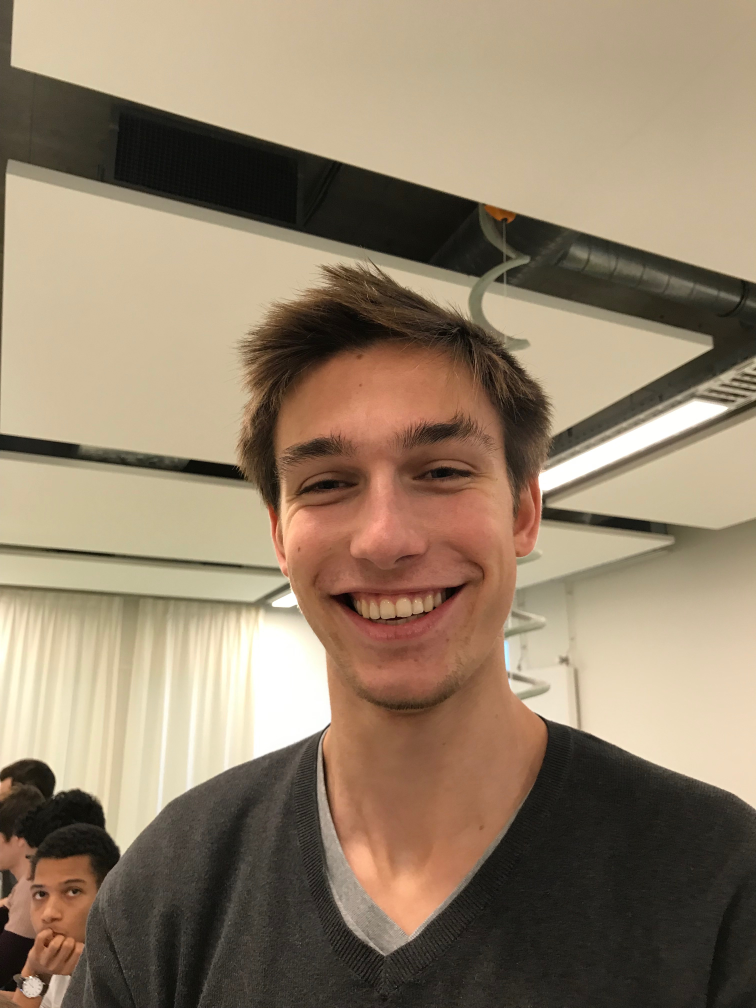
#> input picture Data/Alexis1.JPG, 3024 x 4032 px (shown at 1/4 size)
$ python -i __init__.py   (imports and definitions only)
#> lines starting #> are read from the running program, lines starting #| are printed output that depends on the picture; after the words box and inside, x2 and y2 are one past the last pixel; in counts of white or black regions, pixels touching at a corner belong together
import cv2
import numpy as np


def detection_visage_yeux(filename):
#> called with filename = '../Data/Alexis1.JPG'
    face_cascade = cv2.CascadeClassifier("haarcascade_frontalface_default.xml")
    eye_cascade = cv2.CascadeClassifier("haarcascade_eye.xml")
    img = cv2.imread(filename)
#> img is the input picture: shape (4032, 3024, 3); mean B, G, R 106.8, 129.2, 147.4
    hauteur, longueur, _ = img.shape
#> hauteur = 4032; longueur = 3024
    ratio = longueur / hauteur
#> ratio = 0.75
    img = cv2.resize(img, (int(800 * ratio), 800))
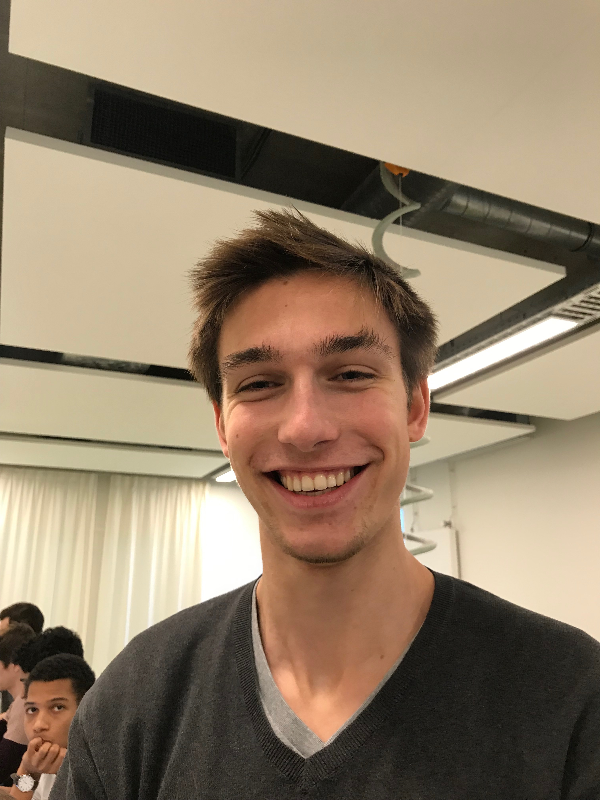
#> img: shape (800, 600, 3); mean B, G, R 106.7, 129.1, 147.3
    gray = cv2.cvtColor(img, cv2.COLOR_BGR2GRAY)
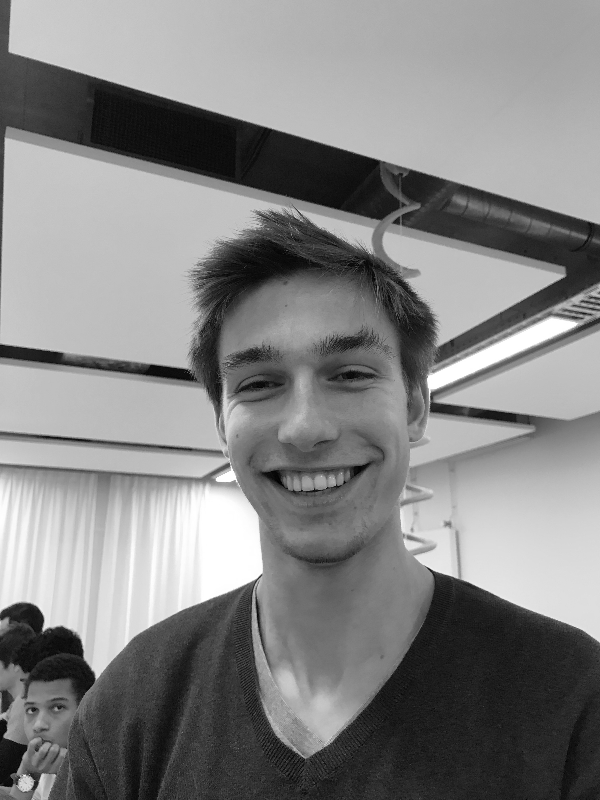
#> gray: shape (800, 600); min 1, max 255, mean 132
    faces = face_cascade.detectMultiScale(gray, 1.3, 5)
#> faces = [[10, 682, 69, 69], [174, 275, 259, 259]]
    for (x, y, w, h) in faces:
        cv2.rectangle(img, (x, y), (x + w, y + h), (255, 0, 0), 2)
        roi_gray = gray[y:y + h, x:x + w]
        roi_color = img[y:y + h, x:x + w]
        eyes = eye_cascade.detectMultiScale(roi_gray)
        for (ex, ey, ew, eh) in eyes:
            cv2.rectangle(roi_color, (ex, ey), (ex + ew, ey + eh), (0, 255, 0), 2)
#> this loop made 2 passes
#> (x, y, w, h, eyes) on pass 1: (10, 682, 69, 69, [[35, 13, 24, 24], [11, 17, 22, 22]])
#> pass 1, in detection_visage_yeux, `roi_gray = gray[y:y + h, x:x + w]`:
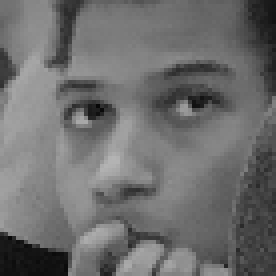
#> roi_gray: shape (69, 69) (shown 4 times larger); min 7, max 180, mean 109.4
#> pass 1, in detection_visage_yeux, `roi_color = img[y:y + h, x:x + w]`:
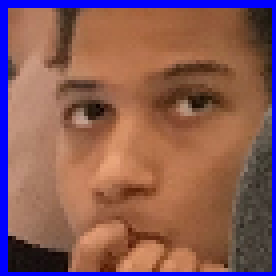
#> roi_color: shape (69, 69, 3) (shown 4 times larger); mean B, G, R 87.6, 91, 135.7
#> pass 2, in detection_visage_yeux, `roi_gray = gray[y:y + h, x:x + w]`:
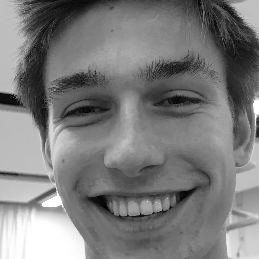
#> roi_gray: shape (259, 259); min 1, max 255, mean 123.9
#> after the loop:
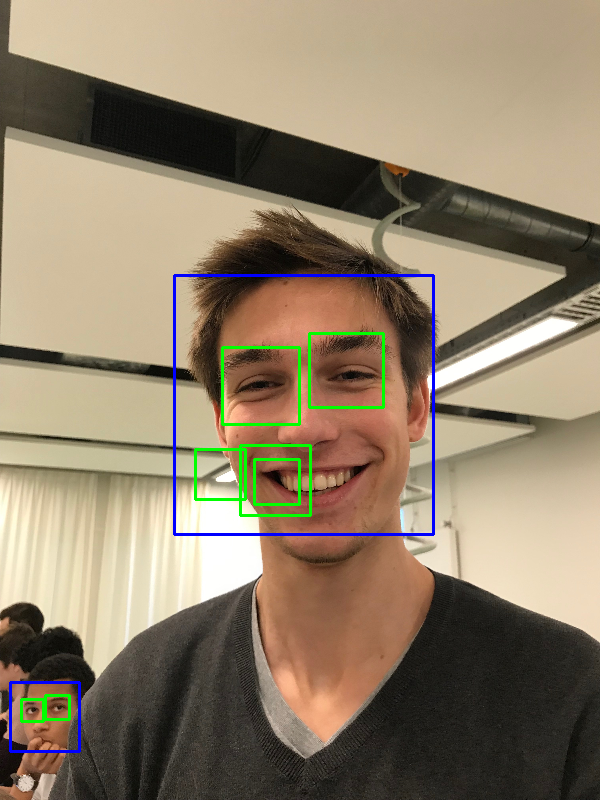
#> img: shape (800, 600, 3); 1.71% of pixels changed, all inside (x1, y1, x2, y2) = (9, 274, 435, 753)
#> after the loop:
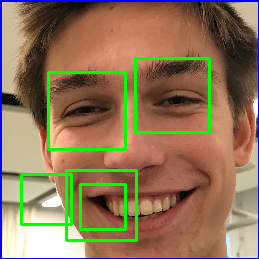
#> roi_color: shape (259, 259, 3); mean B, G, R 87.8, 118.6, 142.3
    cv2.imshow('img', img)
    cv2.waitKey(0)
    cv2.destroyAllWindows()


def detection_visage_webcam():
    face_cascade = cv2.CascadeClassifier("haarcascade_frontalface_default.xml")
    eye_cascade = cv2.CascadeClassifier("haarcascade_eye.xml")
    cap = cv2.VideoCapture(0)
    key = -1
    while key == -1:
        _, img = cap.read()
        hauteur, longueur, _ = img.shape
        ratio = longueur / hauteur
        img = cv2.resize(img, (int(800 * ratio), 800))
        gray = cv2.cvtColor(img, cv2.COLOR_BGR2GRAY)
        faces = face_cascade.detectMultiScale(gray, 1.3, 5)

        for (x, y, w, h) in faces:
            cv2.rectangle(img, (x, y), (x + w, y + h), (255, 0, 0), 2)
            roi_gray = gray[y:y + h, x:x + w]
            roi_color = img[y:y + h, x:x + w]
            eyes = eye_cascade.detectMultiScale(roi_gray)
            for (ex, ey, ew, eh) in eyes:
                cv2.rectangle(roi_color, (ex, ey), (ex + ew, ey + eh), (0, 255, 0), 2)

        cv2.imshow('img', img)
        key = cv2.waitKey(10)
    cv2.destroyAllWindows()
    cap.release()

>>> result = detection_visage_yeux('../Data/Alexis1.JPG')

$ run again, on Data/Alexis2.JPG
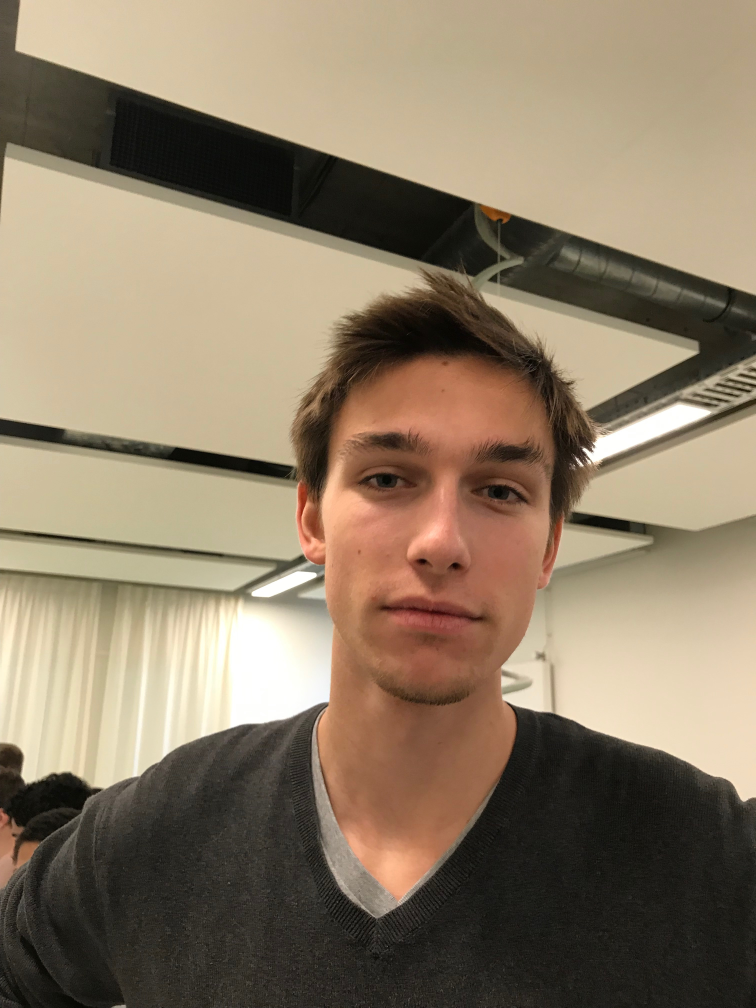
#> input picture Data/Alexis2.JPG, 3024 x 4032 px (shown at 1/4 size)
#> in detection_visage_yeux, img is the input picture: shape (4032, 3024, 3); mean B, G, R 102.8, 124.4, 140.7
#> in detection_visage_yeux, `gray = cv2.cvtColor(img, cv2.COLOR_BGR2GRAY)`:
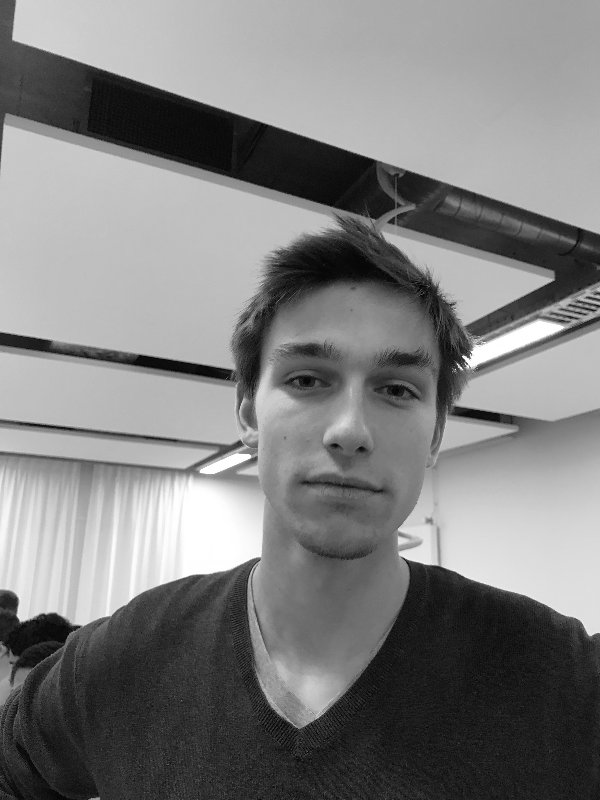
#> gray: shape (800, 600); min 0, max 255, mean 126.8
#> faces = [[224, 277, 261, 261]]
#> the loop in detection_visage_yeux, `for (x, y, w, h) in faces:` made 1 pass
#> (x, y, w, h, eyes) on pass 1: (224, 277, 261, 261, [[59, 78, 54, 54], [140, 83, 60, 60]])
#> after the loop in detection_visage_yeux, `for (x, y, w, h) in faces:`:
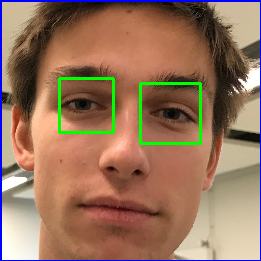
#> roi_color: shape (261, 261, 3); mean B, G, R 93.2, 116.7, 151.2

$ run again, on Data/Alexis3.JPG
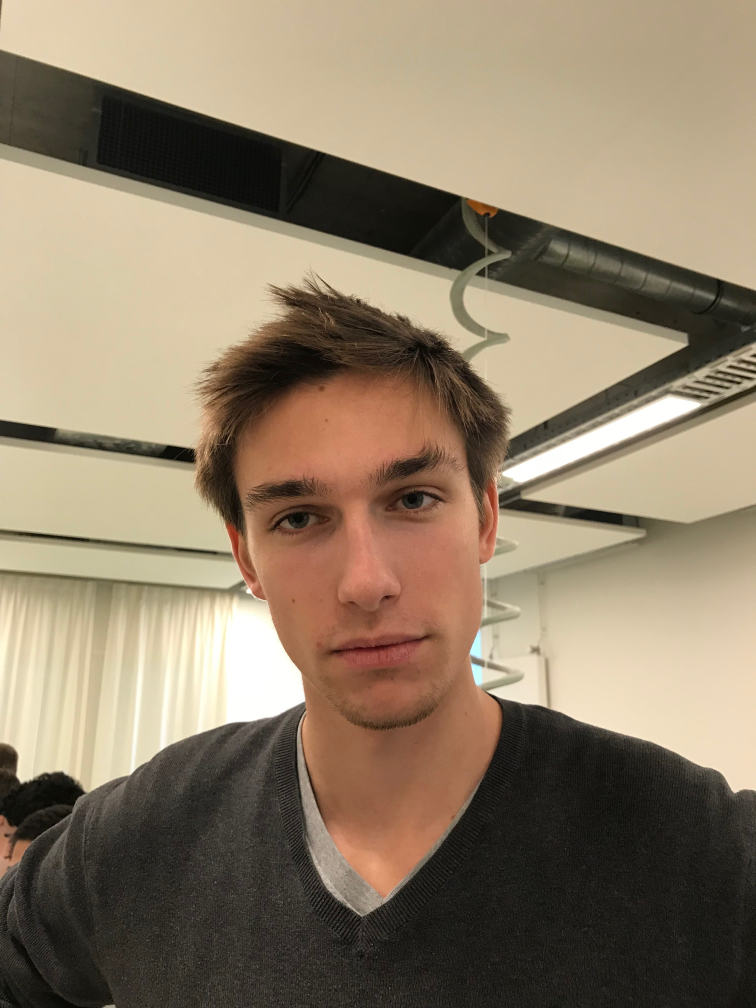
#> input picture Data/Alexis3.JPG, 3024 x 4032 px (shown at 1/4 size)
#> in detection_visage_yeux, img is the input picture: shape (4032, 3024, 3); mean B, G, R 104.3, 125.9, 142.1
#> in detection_visage_yeux, `gray = cv2.cvtColor(img, cv2.COLOR_BGR2GRAY)`:
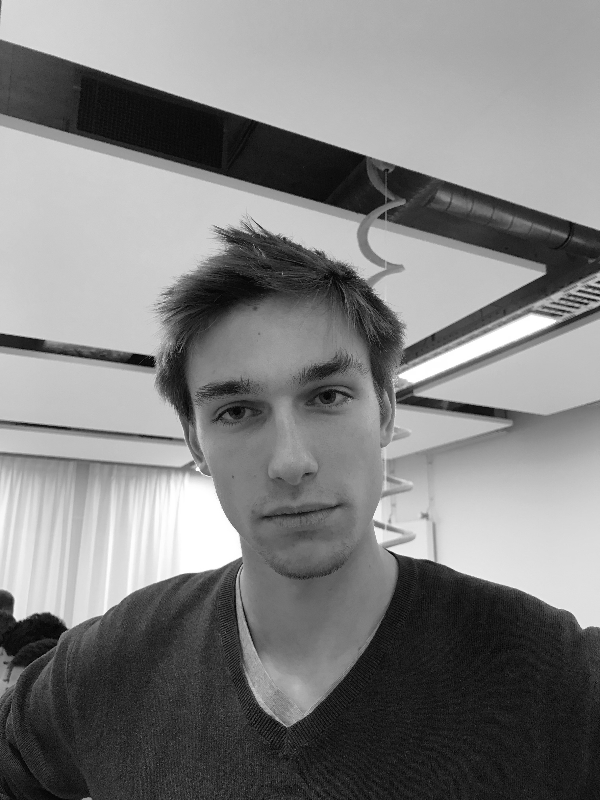
#> gray: shape (800, 600); min 0, max 255, mean 128.2
#> faces = [[162, 306, 245, 245]]
#> the loop in detection_visage_yeux, `for (x, y, w, h) in faces:` made 1 pass
#> (x, y, w, h, eyes) on pass 1: (162, 306, 245, 245, [[132, 61, 59, 59], [16, 150, 27, 27], [45, 79, 56, 56]])
#> after the loop in detection_visage_yeux, `for (x, y, w, h) in faces:`:
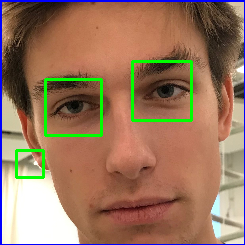
#> roi_color: shape (245, 245, 3); mean B, G, R 94.7, 118.7, 152.6

$ run again, on Data/Alexis4.JPG
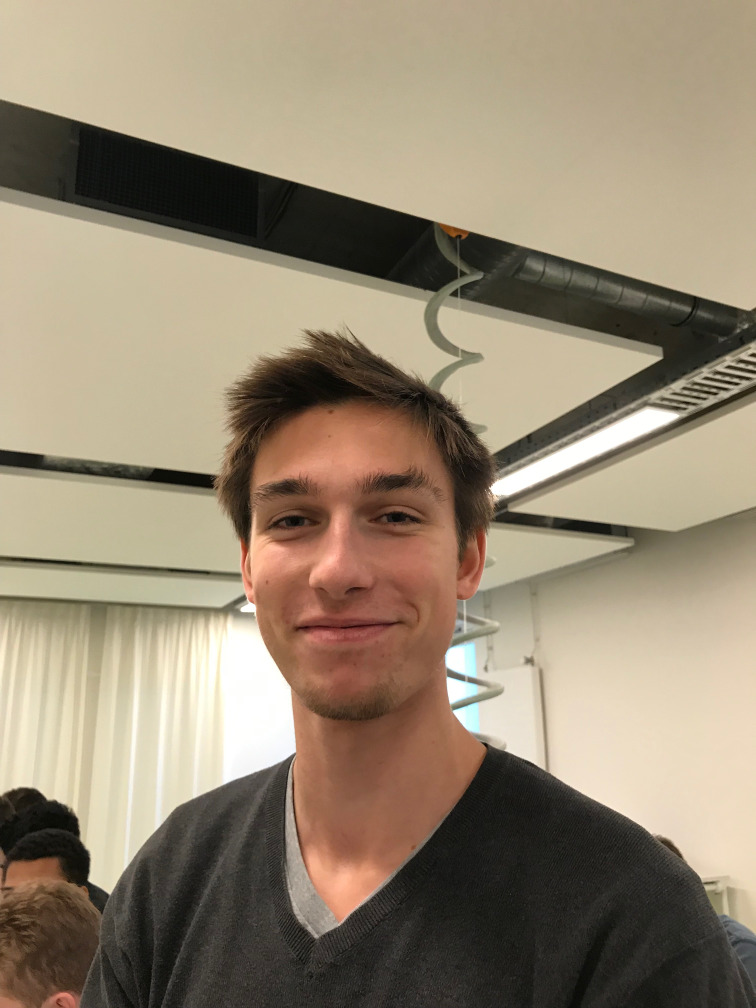
#> input picture Data/Alexis4.JPG, 3024 x 4032 px (shown at 1/4 size)
#> in detection_visage_yeux, img is the input picture: shape (4032, 3024, 3); mean B, G, R 114.5, 135.5, 149.8
#> faces = [[165, 321, 224, 224]]
#> the loop in detection_visage_yeux, `for (x, y, w, h) in faces:` made 1 pass
#> (x, y, w, h, eyes) on pass 1: (165, 321, 224, 224, [[115, 60, 58, 58], [39, 64, 56, 56]])
#> after the loop in detection_visage_yeux, `for (x, y, w, h) in faces:`:
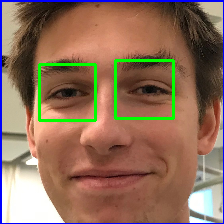
#> roi_color: shape (224, 224, 3); mean B, G, R 91.3, 111.4, 142.7
